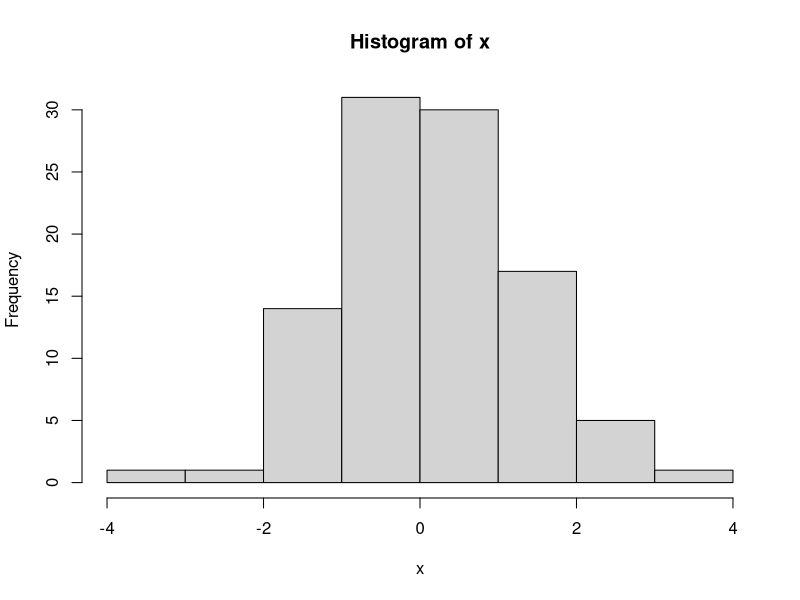

The R script that drew this image:
## ---- chunk 1
#| echo: false
x <- rnorm(100)
hist(x)
